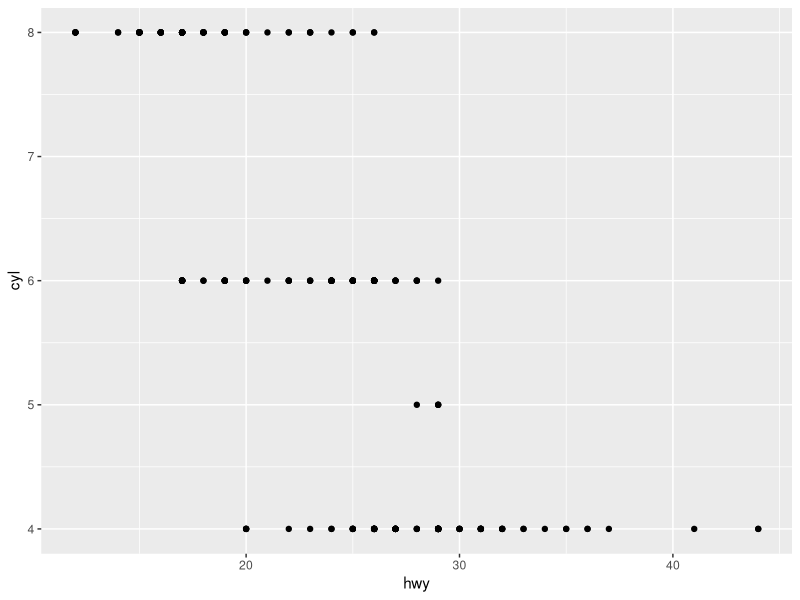
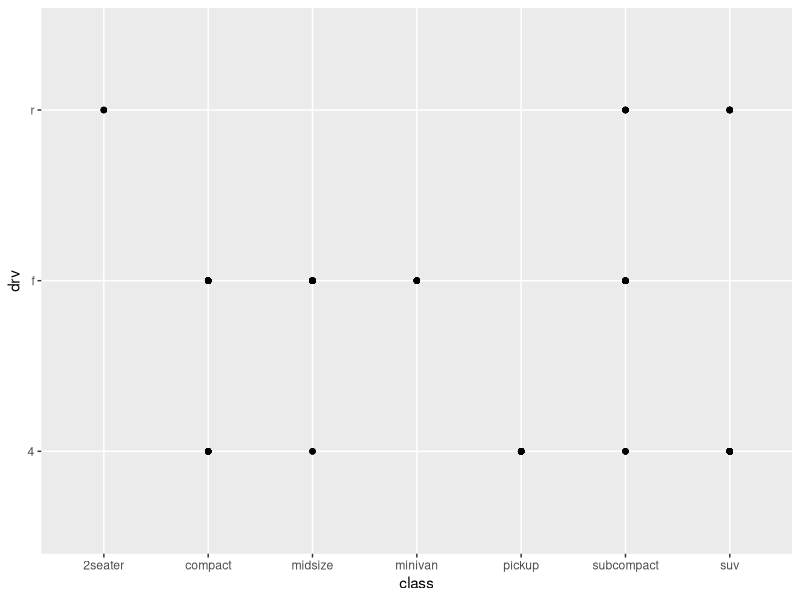
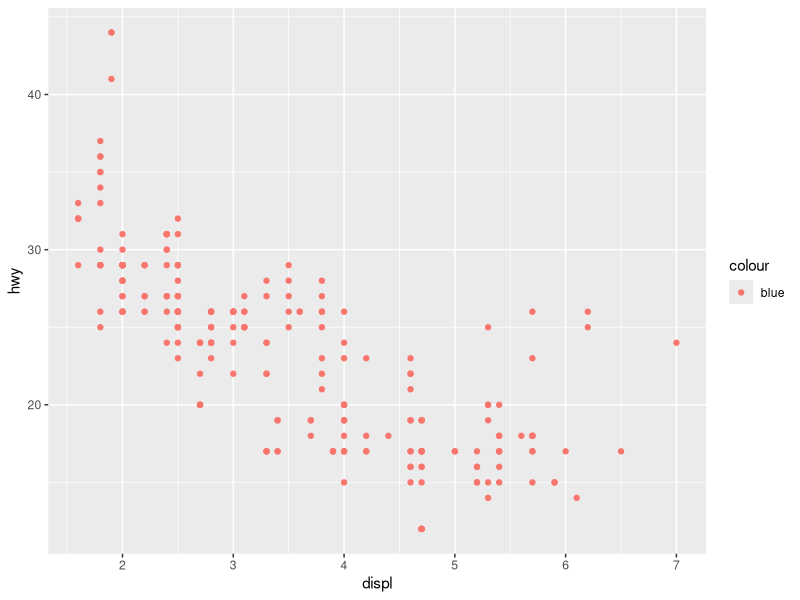
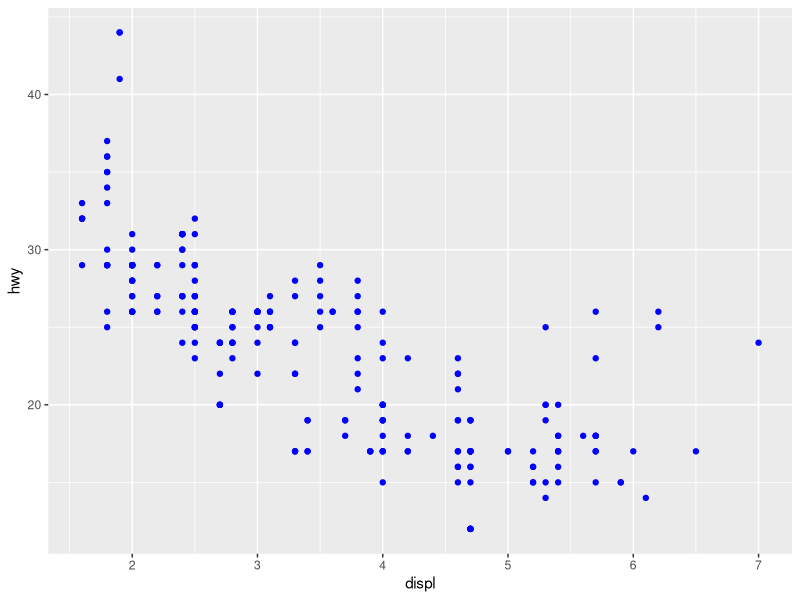
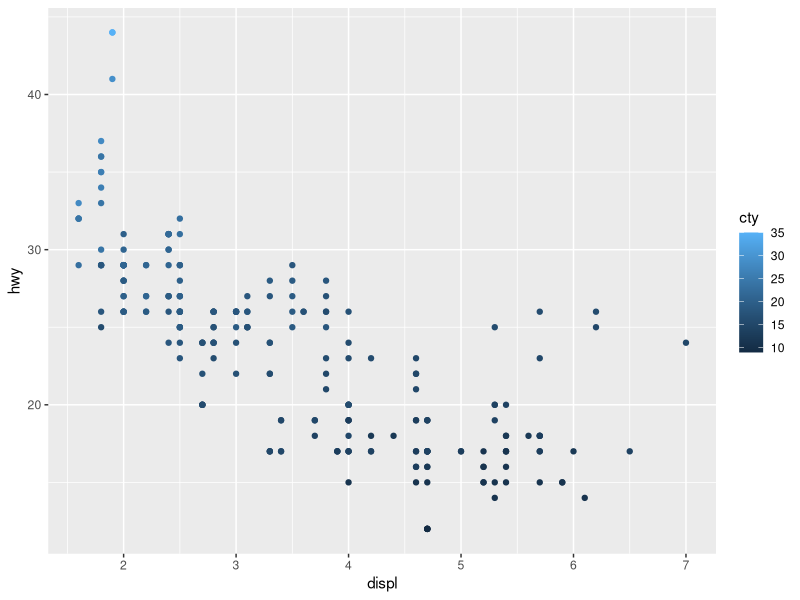
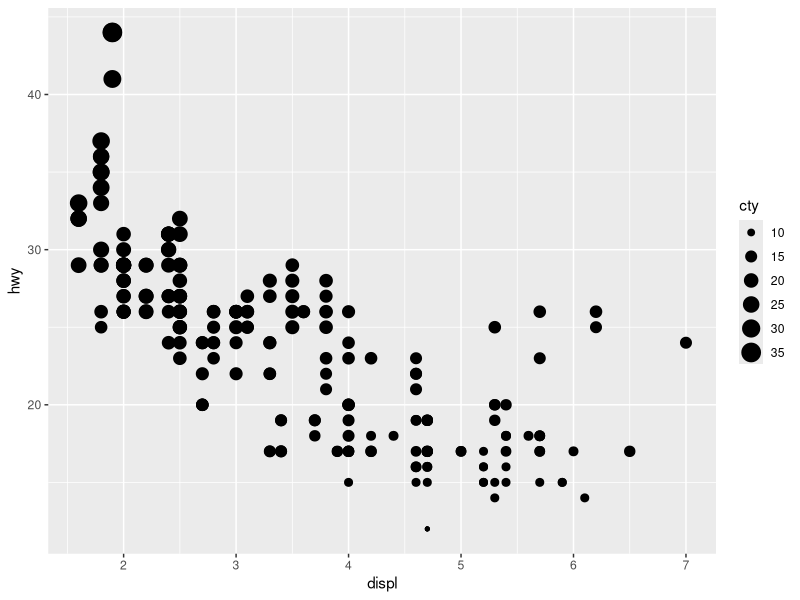

These figures' R source, in order: (Note: this script raises an error after producing the figures.)
library(tidyverse)
# Change this to match where your chronic-conditions.csv file is saved
setwd('~/dept-drive/Mark N/zMisc/training/Intermountain/Intro to R/data')
ccdat <- read.csv("chronic-conditions.csv")

trim <- function (x) gsub("^\\s+|\\s+$", "", x)
ccdat$state <- trim(ccdat$state)
ccdat$year <- as.numeric(ccdat$year)

alldat <- ccdat %>% 
  filter(age=="All", state=="National")

## Set 0 Exercises ---------------------------------
# 1. Run `ggplot(data = mpg)`. What do you see?
## This produces a blank canvas.


# 2. How many rows are in `mpg`? How many columns?
nrow(mpg)
ncol(mpg)


# 3. What does the `drv` variable describe? Read the help for `?mpg` to find out.
## The drv variable is a categorical variable which categorizes cars into front-wheels, rear-wheels, or four-wheel drive.


# 4. Make a scatterplot of `hwy` vs `cyl`.
ggplot(data = mpg) +
  geom_point(mapping = aes(x = hwy, y = cyl))


# 5. What happens if you make a scatterplot of `class` vs `drv`? Why is the plot not useful?
ggplot(data = mpg) +
  geom_point(mapping = aes(x = class, y = drv))
## A scatter plot is not a useful display of these variables since both drv and class are categorical variables.



## Set 1 Exercises ---------------------------------
#1. What’s gone wrong with this code? Why are the points not blue?
ggplot(data = mpg) + 
  geom_point(mapping = aes(x = displ, y = hwy, color = "blue"))

## The color = 'blue' should be outside the aes() function
ggplot(data = mpg) + 
  geom_point(mapping = aes(x = displ, y = hwy), color = "blue")


# 2. Which variables in `mpg` are categorical? Which variables are continuous? (Hint: type `?mpg` to read the documentation for the dataset). How can you see this information when you run `mpg`?
?mpg
## categorical: manufacturer, model, trans, drv, fl, class
## continuous : displ, year, cyl, cty, hwy

# 3. Map a continuous variable to `color`, `size`, and `shape`. How do these aesthetics behave differently for categorical vs. continuous variables?
ggplot(data = mpg) +
  geom_point(mapping = aes(x = displ, y = hwy, color = cty))
## Instead of using discrete colors, the continuous variable uses a scale that varies from a light to dark blue color.

ggplot(data = mpg) +
  geom_point(mapping = aes(x = displ, y = hwy, size = cty))
## When mapped to size, the sizes of the points vary continuously as a function of their size.

ggplot(data = mpg) +
  geom_point(mapping = aes(x = displ, y = hwy, shape = cty))
## When a continuous value is mapped to shape, it gives an error.


# 4. What happens if you map the same variable to multiple aesthetics?
ggplot(data = mpg) +
  geom_point(mapping = aes(x = displ, y = hwy, colour = hwy, size = displ))
## In the above plot, hwy is mapped to both location on the y-axis and color, and displ is mapped to both location on the x-axis and size.
##   The code works and produces a plot, even if it is a bad one. Mapping a single variable to multiple aesthetics is redundant. Because it 
##   is redundant information, in most cases avoid mapping a single variable to multiple aesthetics.


# 5. What does the stroke aesthetic do? What shapes does it work with? (Hint: use `?geom_point`)
ggplot(data = mpg) +
  geom_point(mapping = aes(x = displ, y = hwy), shape = 21, colour = "black", fill = "white", size = 5, stroke = 5)
## Stroke changes the size of the border for shapes (21-25). These are filled shapes in which the color and size of the border can differ 
##   from that of the filled interior of the shape.


# 6. What happens if you map an aesthetic to something other than a variable name, like `aes(colour = displ < 5)`? Note, you’ll also need to specify x and y.
ggplot(data = mpg) +
  geom_point(mapping = aes(x = displ, y = hwy, color = displ < 5))
##  The ggplot() function behaves as if a temporary variable was added to the data with with values equal to the result of the expression.



## Set 2 Exercises ---------------------------------
# Consider the following code for exercises 1-3:
ggplot(data = alldat) + 
  geom_histogram(mapping = aes(x=prevalence))


# 1. What happens when you add the `geom_histogram(binwidth=5)` mapping?
ggplot(data = alldat) + 
  geom_histogram(mapping = aes(x=prevalence), binwidth = 5)
## The histogram bins get wider.


# 2. What happens when you change the geometric object to `geom_density()`?
ggplot(data = alldat) + 
  geom_density(mapping = aes(x=prevalence))
## This changes our histogram to a kernel density estimator plot.


# 3. Can you tweak the code from exercise 2 to generate the density by `gender`?
ggplot(data = alldat) + 
  geom_density(mapping = aes(x=prevalence, color=gender, fill=gender), alpha = 0.35)



## Set 3 Exercises ---------------------------------
# 1. What `geom` would you use to draw a line chart? A boxplot? A histogram? An area chart?
# line chart: geom_line()
# boxplot: geom_boxplot()
# histogram: geom_hist()
# area chart: geom_area()


# 2. What happens when you exclude `as.factor()` and run the following code?
ggplot(data = alldat) + 
  geom_boxplot(mapping = aes(x=as.factor(year), y=prevalence))
## It generates one large boxplot for all years.

# 3. What happens when you move both of the the `mapping` arguments into the `ggplot()` function?
ggplot(data = alldat) + 
  geom_point(mapping = aes(x=year,y=prevalence)) + 
  geom_smooth(mapping = aes(x=year,y=prevalence), method=lm)
## Nothing changes... except that I don't have to map the variables twice. :)


# 4. What does `method=lm` do in the code above? What happens when you remove it?
ggplot(data = alldat) + 
  geom_point(mapping = aes(x=year,y=prevalence)) + 
  geom_smooth(mapping = aes(x=year,y=prevalence))
## It changes the smoother to the LOESS smoother instead of a linear model.


# 5. Use `alldat` and generate a combined scatter plot and line graph colored by `chronicCondition`. What do you see?  Are there any issues?
ggplot(data = alldat, mapping = aes(x=year, y=prevalence, color=chronicCondition)) + 
  geom_point() + 
  geom_line()
## Each year has two values, it looks like we could facet by gender to get a better visualization.



## Set 4 Exercises ---------------------------------
# 1. Take the following example and switch the `color` and `facet` variables. Which plot do you prefer and why?
ggplot(data = alldat, mapping = aes(x=year, y=prevalence, color=chronicCondition)) + 
  geom_point() + 
  geom_line() + 
  facet_wrap(~gender)

ggplot(data = alldat, mapping = aes(x=year, y=prevalence, color=gender)) + 
  geom_point() + 
  geom_line() + 
  facet_wrap(~chronicCondition)
# Depends on the question you are trying to answer and what comparison you want to make.


# 2. For exercise 1, what happens when you add `ncol=4` to the `facet_wrap()` function?

ggplot(data = alldat, mapping = aes(x=year, y=prevalence, color=gender)) + 
  geom_point() + 
  geom_line() + 
  facet_wrap(~chronicCondition, ncol = 4)
## Changes the number of facet columns to 4.